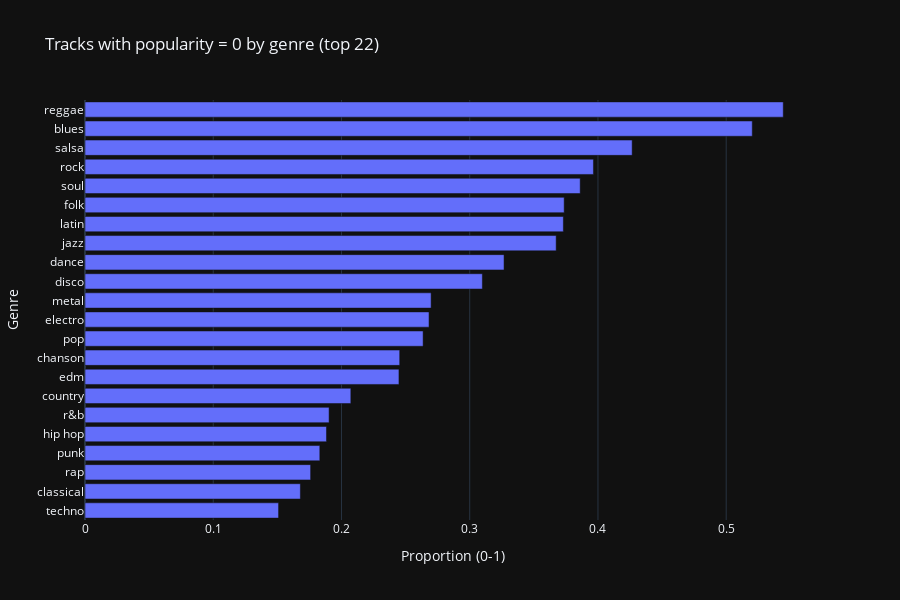

The cell this chart's notebook holds for it:
### Code cell
# Filtrer
music_with_only_zeros = dataset_train[dataset_train['popularity'] == 0]

# Comptes
zero_counts = music_with_only_zeros['genre'].value_counts()
total_counts = dataset_train['genre'].value_counts()

# DataFrame combinée et taux
df_rates = pd.DataFrame({
    'genre': total_counts.index,
    'total': total_counts.values
})
df_rates['zero_count'] = df_rates['genre'].map(zero_counts).fillna(0).astype(int)
df_rates['taux'] = df_rates['zero_count'] / df_rates['total']


top_n = 22
df_plot = df_rates.sort_values('taux', ascending=False).head(top_n)

fig = px.bar(df_plot.sort_values('taux'), x='taux', y='genre', orientation='h',
             title=f"Tracks with popularity = 0 by genre (top {top_n})",
             labels={'taux':'Proportion (0-1)','genre':'Genre'},
             template='plotly_dark', width=900, height=600)
fig.show()

### Figure 1 — Plotly figure (JSON) as saved in the notebook; plotly's stock layout.template omitted (floating-point values rounded to 4 significant figures)
{"data": [{"hovertemplate": "Proportion (0-1)=%{x}<br>Genre=%{y}<extra></extra>", "legendgroup": "", "marker": {"color": "#636efa", "pattern": {"shape": ""}}, "name": "", "orientation": "h", "showlegend": false, "textposition": "auto", "type": "bar", "x": [0.1509, 0.1679, 0.1759, 0.1831, 0.1883, 0.1903, 0.2073, 0.2448, 0.2454, 0.2637, 0.2683, 0.2699, 0.3099, 0.3268, 0.3674, 0.373, 0.3737, 0.3861, 0.3965, 0.4267, 0.5203, 0.5445], "xaxis": "x", "y": ["techno", "classical", "rap", "punk", "hip hop", "r&b", "country", "edm", "chanson", "pop", "electro", "metal", "disco", "dance", "jazz", "latin", "folk", "soul", "rock", "salsa", "blues", "reggae"], "yaxis": "y"}], "layout": {"barmode": "relative", "height": 600, "legend": {"tracegroupgap": 0}, "title": {"text": "Tracks with popularity = 0 by genre (top 22)"}, "width": 900, "xaxis": {"anchor": "y", "domain": [0, 1], "title": {"text": "Proportion (0-1)"}}, "yaxis": {"anchor": "x", "domain": [0, 1], "title": {"text": "Genre"}}}}
